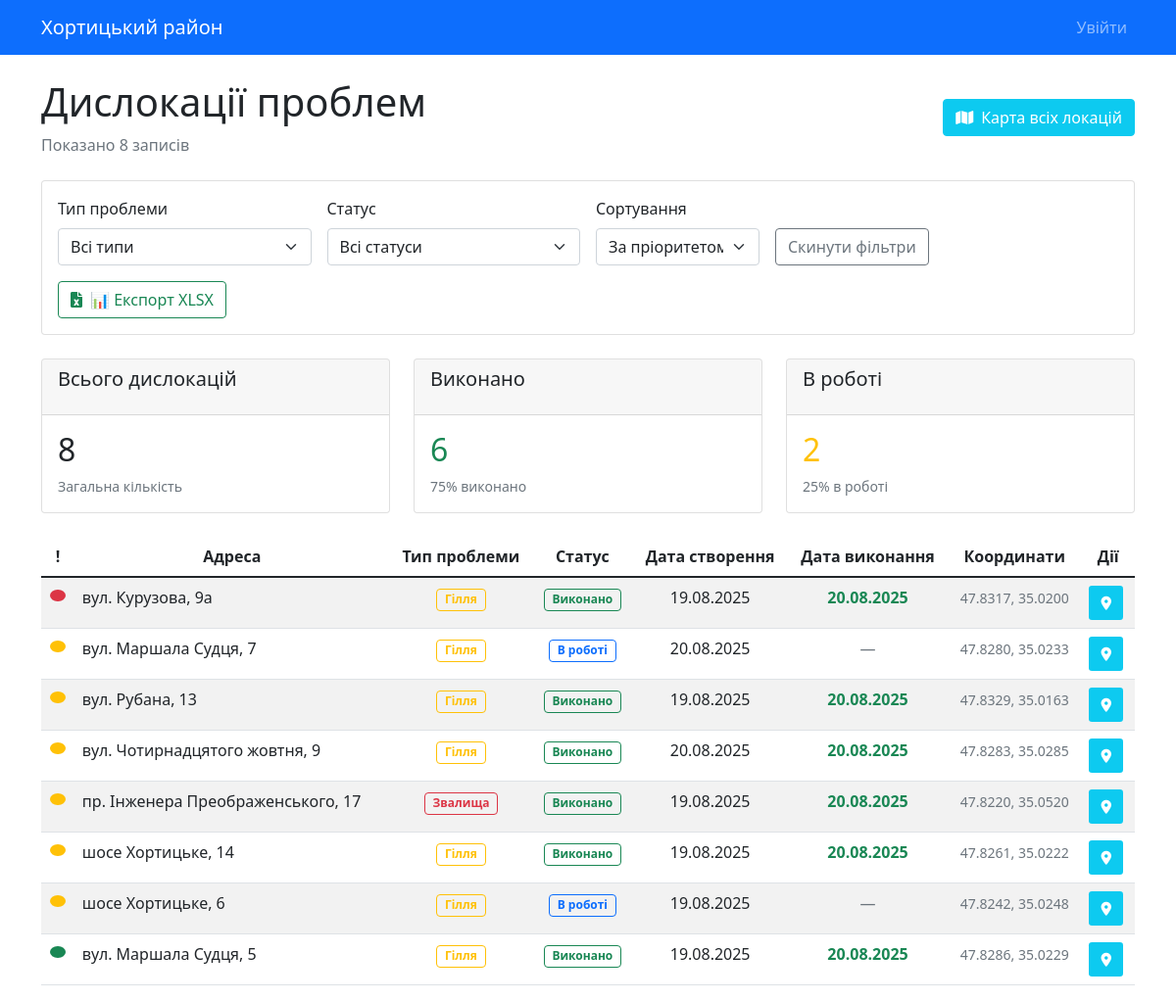
The page / on the database its author committed.
### models.py (models this page shows, shortened)
class Location(db.Model):
    id = db.Column(db.Integer, primary_key=True)
    address = db.Column(db.String(200), nullable=False)
    latitude = db.Column(db.Float, nullable=False)
    longitude = db.Column(db.Float, nullable=False)
    problem_type = db.Column(db.String(50), nullable=False)
    priority = db.Column(db.String(20), default='Середній')
    status = db.Column(db.String(20), default='in_progress')
    description = db.Column(db.Text)
    date_created = db.Column(db.DateTime, default=datetime.utcnow)
    date_completed = db.Column(db.DateTime)
    created_by = db.Column(db.Integer, db.ForeignKey('user.id'))
    def get_priority_order(self):
        priority_map = {'Високий': 1, 'Середній': 2, 'Низький': 3}
        return priority_map.get(self.priority, 2)

### app.py (the view)
@app.route('/')
def index():
    problem_type = request.args.get('problem_type', 'all')
    status = request.args.get('status', 'all')
    priority = request.args.get('priority', 'all')
    sort_by = request.args.get('sort_by', 'priority')
    query = Location.query
    if problem_type != 'all':
        query = query.filter(Location.problem_type == problem_type)
    if status != 'all':
        query = query.filter(Location.status == status)
    locations = query.all()
    for location in locations:
        location.formatted_address = format_address(location.address)
    if sort_by == 'alphabet':
        locations.sort(key=lambda x: x.formatted_address)
    else:  # sort_by == 'priority'
        locations.sort(key=lambda x: (
            x.get_priority_order(), x.formatted_address))
    for location in locations:
        location.address = location.formatted_address
    total_count = len(locations)
    completed_count = len([l for l in locations if l.status == 'completed'])
    in_progress_count = len([l for l in locations if l.status == 'in_progress'])
    return render_template('index.html',
                           locations=locations,
                           current_problem_type=problem_type,
                           current_status=status,
                           current_priority=priority,
                           current_sort=sort_by,
                           total_count=total_count,
                           completed_count=completed_count,
                           in_progress_count=in_progress_count)

### app.py (called while the page is built)
def format_address(address):
    file_path = Path(__file__).parent / "static" / "street-names.json"
    with open(file_path, "r", encoding="utf-8") as f:
        addresses = json.load(f)
        for k, v in addresses.items():
            if address.startswith(k):
                return address.replace(k, v)
    return address

### templates/index.html (shortened to what this page needs)
{% extends "base.html" %}
{% block content %}
<div class="d-flex justify-content-between align-items-center mb-4">
    <div>
        <h1>Дислокації проблем</h1>
        <p class="text-muted mb-0">
            Показано {{ locations|length }}
            {% if current_problem_type != 'all' or current_status != 'all' %}
                з {{ total_count }} (застосовано фільтри)
            {% else %}
                записів
            {% endif %}
        </p>
    </div>
<div class="d-flex gap-2">
        <a href="{{ url_for('map_all') }}" class="btn btn-info text-white">
            <i class="fas fa-map me-2"></i>Карта всіх локацій
        </a>
    </div>
</div>
<div class="row mb-4">
    <div class="col-md-12">
        <div class="card">
            <div class="card-body">
                <form method="GET" class="row g-3">
                    <div class="col-md-3">
                        <label class="form-label">Тип проблеми</label>
                        <select name="problem_type" class="form-select" onchange="this.form.submit()">
                            <option value="all" {% if current_problem_type == 'all' %}selected{% endif %}>Всі типи</option>
                        </select>
                    </div>
                    <div class="col-md-3">
                        <label class="form-label">Статус</label>
                        <select name="status" class="form-select" onchange="this.form.submit()">
                            <option value="all" {% if current_status == 'all' %}selected{% endif %}>Всі статуси</option>
                        </select>
                    </div>
                    <div class="col-md-2">
                        <label class="form-label">Сортування</label>
                        <select name="sort_by" class="form-select" onchange="this.form.submit()">
                            <option value="priority" {% if current_sort == 'priority' %}selected{% endif %}>За пріоритетом</option>
                        </select>
                    </div>
                    <div class="col-md-3 d-flex align-items-end">
                        <a href="{{ url_for('index') }}" class="btn btn-outline-secondary">Скинути фільтри</a>
                    </div>
                    <div class="col-md-3 d-flex align-items-end">
                        <a href="{{ url_for('export_excel', problem_type=current_problem_type, status=current_status) }}"
                            class="btn btn-outline-success">
                            <i class="fas fa-file-excel me-2"></i>📊 Експорт XLSX
                        </a>
                    </div>
                </form>
            </div>
        </div>
    </div>
</div>
<div class="row mb-4">
    <div class="col-md-4">
        <div class="card">
            <div class="card-header pb-3">
                <h5 class="card-title">
                    {% if current_problem_type != 'all' %}
                        {{ current_problem_type }}
                    {% else %}
                        Всього дислокацій
                    {% endif %}
                </h5>
            </div>
            <div class="card-body">
                <div class="h2 font-bold">{{ total_count }}</div>
                <p class="text-muted small mb-0">
                    {% if current_problem_type != 'all' %}
                        Загальна кількість {{ current_problem_type.lower() }}
                    {% else %}
                        Загальна кількість
                    {% endif %}
                </p>
            </div>
        </div>
    </div>
    <div class="col-md-4">
        <div class="card">
            <div class="card-header pb-3">
                <h5 class="card-title">Виконано</h5>
            </div>
            <div class="card-body">
                <div class="h2 font-bold text-success">{{ completed_count }}</div>
                <p class="text-muted small mb-0">
                    {% if total_count > 0 %}
                        {{ "%.0f"|format((completed_count / total_count) * 100) }}% виконано
                    {% else %}
                        0% виконано
                    {% endif %}
                </p>
            </div>
        </div>
    </div>
    <div class="col-md-4">
        <div class="card">
            <div class="card-header pb-3">
                <h5 class="card-title">В роботі</h5>
            </div>
            <div class="card-body">
                <div class="h2 font-bold text-warning">{{ in_progress_count }}</div>
                <p class="text-muted small mb-0">
                    {% if total_count > 0 %}
                        {{ "%.0f"|format((in_progress_count / total_count) * 100) }}% в роботі
                    {% else %}
                        0% в роботі
                    {% endif %}
                </p>
            </div>
        </div>
    </div>
</div>
{% if locations %}
    <div class="table-responsive">
    <table class="table table-striped" style="text-align: center;">
        <thead>
            <tr>
                <th style="width: fit-content;">!</th>
                <th>Адреса</th>
                <th>Тип проблеми</th>
                <th>Статус</th>
                <th>Дата створення</th>
                <th>Дата виконання</th>
                <th>Координати</th>
                <th>Дії</th>
            </tr>
        </thead>
        <tbody>
            {% for location in locations %}
            <tr>
                <td>
                    {% if location.priority == 'Високий' %}
                        <span class="badge bg-danger rounded-circle" style="width: 12px; height: 12px;" title="Високий пріоритет">&nbsp;</span>
                    {% elif location.priority == 'Середній' %}
                        <span class="badge bg-warning rounded-circle" style="width: 12px; height: 12px;" title="Середній пріоритет">&nbsp;</span>
                    {% else %}
                        <span class="badge bg-success rounded-circle" style="width: 12px; height: 12px;" title="Низький пріоритет">&nbsp;</span>
                    {% endif %}
                </td>
                <td style="text-align: left;">{{ location.address }}</td>
                <td>
                    {% if location.problem_type == 'Гілля' %}
                        <span class="badge border border-warning text-warning bg-transparent">{{ location.problem_type }}</span>
                    {% elif location.problem_type == 'Листя' %}
                        <span class="badge border border-success text-success bg-transparent">{{ location.problem_type }}</span>
                    {% elif location.problem_type == 'Звалища' %}
                        <span class="badge border border-danger text-danger bg-transparent">{{ location.problem_type }}</span>
                    {% else %}
                        <span class="badge border border-secondary text-secondary bg-transparent">{{ location.problem_type }}</span>
                    {% endif %}
                </td>
                <td>
                    {% if location.status == 'completed' %}
                        <span class="badge border border-success text-success bg-transparent">Виконано</span>
                    {% elif location.status == 'in_progress' %}
                        <span class="badge border border-primary text-primary bg-transparent">В роботі</span>
                    {% else %}
                        <span class="badge border border-secondary text-secondary bg-transparent">В роботі</span>
                    {% endif %}
                </td>
                <td>{{ location.date_created.strftime('%d.%m.%Y') }}</td>
                <td>
                    {% if location.date_completed %}
                        <span class="text-success fw-bold"">{{ location.date_completed.strftime('%d.%m.%Y') }}</span>
                    {% else %}
                        <span class="text-muted">—</span>
                    {% endif %}
                </td>
                <td>
                    <small class="text-muted">
                        {{ "%.4f"|format(location.latitude) }}, {{ "%.4f"|format(location.longitude) }}
                    </small>
                </td>
                <td>
                    <div class="d-flex gap-1" role="group">
                        <a href="{{ url_for('location_map', location_id=location.id) }}"
                            class="btn btn-sm btn-info text-white"
                            style="width: 35px; height: 35px; border: none; display: flex; align-items: center; justify-content: center;"
                            title="Переглянути на карті">
                            <i class="fas fa-map-marker-alt"></i>
                        </a>
                    </div>
                </td>
            </tr>
            {% endfor %}
        </tbody>
    </table>
</div>
{% endif %}
{% endblock %}

### templates/base.html (shortened to what this page needs)
<!DOCTYPE html>
<html lang="uk">
    <head>
        <link href="https://cdn.jsdelivr.net/npm/bootstrap@5.1.3/dist/css/bootstrap.min.css" rel="stylesheet" />
        <link rel="stylesheet" href="https://cdnjs.cloudflare.com/ajax/libs/font-awesome/6.0.0/css/all.min.css">
    </head>
    <body>
        <nav class="navbar navbar-expand-lg navbar-dark bg-primary">
            <div class="container">
                <a class="navbar-brand" href="{{ url_for('index') }}">Хортицький район</a>
                <div class="navbar-nav ms-auto">
                    {% if current_user.is_authenticated %}
                    <span class="navbar-text me-3">Привіт, {{ current_user.username }}!</span>
                    {% if current_user.is_admin() %}
                    <span class="badge bg-warning me-2 d-flex align-items-center">Адмін</span>
                    {% endif %}
                    <a class="nav-link" href="{{ url_for('logout') }}">Вийти</a>
                    {% else %}
                    <a class="nav-link" href="{{ url_for('login') }}">Увійти</a>
                    {% endif %}
                </div>
            </div>
        </nav>
        <div class="container mt-4">{% block content %}{% endblock %}</div>
    </body>
</html>

### rows shown on the page
Location: priority "Високий" (drawn), address "вул. Курузова, 9а", problem_type "Гілля", status "Виконано", date_created "19.08.2025", date_completed "20.08.2025", latitude "47.8317", longitude "35.0200"
Location: priority "Середній" (drawn), address "вул. Маршала Судця, 7", problem_type "Гілля", status "В роботі", date_created "20.08.2025", latitude "47.8280", longitude "35.0233"
Location: priority "Середній" (drawn), address "вул. Рубана, 13", problem_type "Гілля", status "Виконано", date_created "19.08.2025", date_completed "20.08.2025", latitude "47.8329", longitude "35.0163"
Location: priority "Середній" (drawn), address "вул. Чотирнадцятого жовтня, 9", problem_type "Гілля", status "Виконано", date_created "20.08.2025", date_completed "20.08.2025", latitude "47.8283", longitude "35.0285"
Location: priority "Середній" (drawn), address "пр. Інженера Преображенського, 17", problem_type "Звалища", status "Виконано", date_created "19.08.2025", date_completed "20.08.2025", latitude "47.8220", longitude "35.0520"
Location: priority "Середній" (drawn), address "шосе Хортицьке, 14", problem_type "Гілля", status "Виконано", date_created "19.08.2025", date_completed "20.08.2025", latitude "47.8261", longitude "35.0222"
Location: priority "Середній" (drawn), address "шосе Хортицьке, 6", problem_type "Гілля", status "В роботі", date_created "19.08.2025", latitude "47.8242", longitude "35.0248"
Location: priority "Низький" (drawn), address "вул. Маршала Судця, 5", problem_type "Гілля", status "Виконано", date_created "19.08.2025", date_completed "20.08.2025", latitude "47.8286", longitude "35.0229"

### other values the page prints
{{ locations|length }} "8"
{{ total_count }} "8"
{{ completed_count }} "6"
{{ "%.0f"|format((completed_count / total_count) * 100) }} "75"
{{ in_progress_count }} "2"
{{ "%.0f"|format((in_progress_count / total_count) * 100) }} "25"
